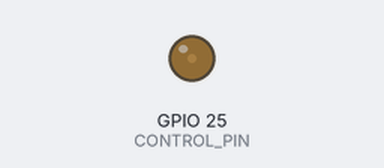
Bench run of a program on a simulated Raspberry Pi (BCM pin numbers). Shown: output pins drawn as LEDs (lit = HIGH). What the program prints to the terminal is not drawn.

Above: at 0.05 s.
At 3.0 s:
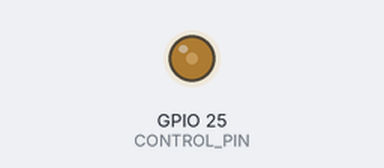
Timing chart, 0 to 5.2 s (numbered marks = the images above):
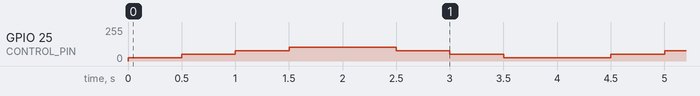

The program:

pwm.py
```python
import RPi.GPIO as GPIO
import time

CONTROL_PIN = 25
PWM_FREQ = 200
STEP=15

GPIO.setmode(GPIO.BCM)
GPIO.setup(CONTROL_PIN, GPIO.OUT)

pwm = GPIO.PWM(CONTROL_PIN, PWM_FREQ)
pwm.start(0)

def angle_to_duty_cycle(angle=0):
    duty_cycle = (0.05 * PWM_FREQ) + (0.19 * PWM_FREQ * angle / 180)
    return duty_cycle

try:
    print('按下 Ctrl-C 可停止程式')
    while True:
        for angle in range(10, 41, 10):
            pwm.ChangeDutyCycle(angle)
            print(angle)
            time.sleep(0.5)
        for angle in range(40, 9, -10):
            pwm.ChangeDutyCycle(angle)
            print(angle)
            time.sleep(0.5)

    '''
    for angle in range(0, 181, STEP):
        dc = angle_to_duty_cycle(angle)
        pwm.ChangeDutyCycle(dc)
        print('角度={: >3}, 工作週期={:.2f}'.format(angle, dc))
        time.sleep(2)
    for angle in range(180, -1, -STEP):
        dc = angle_to_duty_cycle(angle)
        print('角度={: >3}, 工作週期={:.2f}'.format(angle, dc))
        pwm.ChangeDutyCycle(dc)
        time.sleep(2)
    pwm.ChangeDutyCycle(angle_to_duty_cycle(90))
    while True:
        next
    '''
except KeyboardInterrupt:
    print('關閉程式')
finally:
    pwm.stop()
    GPIO.cleanup()
```

Measured:
- by itself, GPIO 25 (CONTROL_PIN): repeats every 4.0 s: 51/255 0.50 s, 77/255 0.50 s, 102/255 1.0 s, 77/255 0.50 s, 51/255 0.50 s, 26/255 1.0 s
